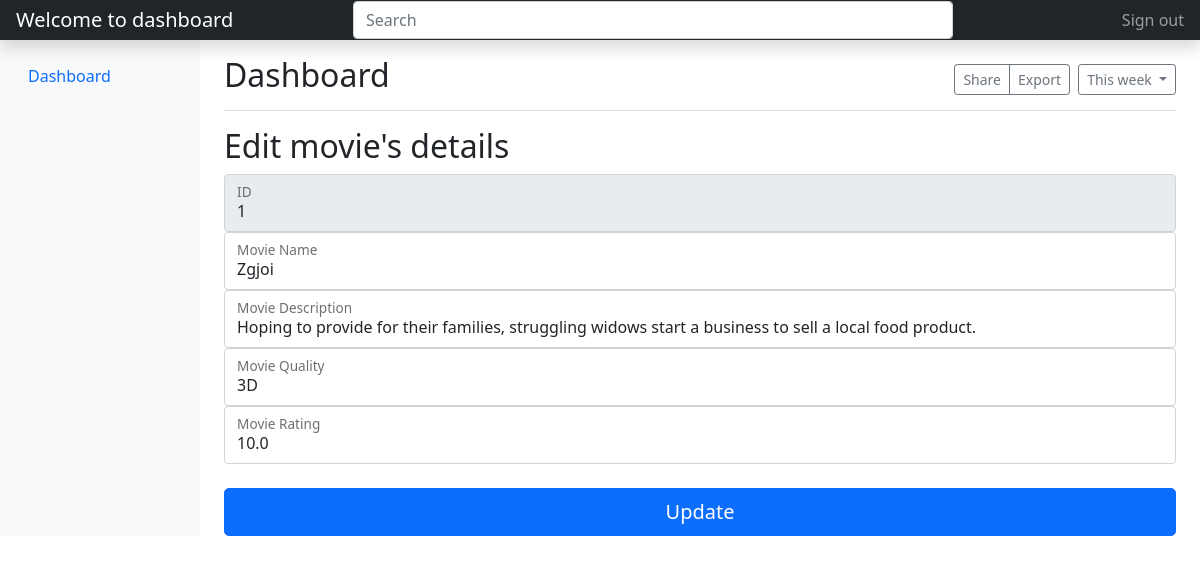
The page /edit.php?id=1 on the database its author committed.
### tables this page shows
CREATE TABLE IF NOT EXISTS `movies` (
  `id` INT(11) NOT NULL AUTO_INCREMENT,
  `movie_name` VARCHAR(255) NOT NULL,
  `movie_desc` TEXT NOT NULL,
  `movie_quality` VARCHAR(50) NOT NULL,
  `movie_rating` DECIMAL(3,1) NOT NULL,
  `movie_image` VARCHAR(255) NOT NULL,
  PRIMARY KEY (`id`)
);

### edit.php (the view, shortened to what this page needs)
<?php
   include_once('config.php');
   $id = $_GET['id'];
   $sql = "SELECT * FROM movies WHERE id=:id";
   $selectUser = $conn->prepare($sql);
   $selectUser->bindParam(':id', $id);
   $selectUser->execute();
   $user_data = $selectUser->fetch();
 ?>
 <!DOCTYPE html>
 <html>
 <head>
 	<link href="https://cdn.jsdelivr.net/npm/bootstrap@5.1.3/dist/css/bootstrap.min.css" rel="stylesheet">
 </head>
 <body>
 <header class="navbar navbar-dark sticky-top bg-dark flex-md-nowrap p-0 shadow">
  <a class="navbar-brand col-md-3 col-lg-2 me-0 px-3" href="#"><?php echo "Welcome to dashboard ".$_SESSION['username']; ?></a>
  <input class="form-control form-control-dark w-50" type="text" placeholder="Search" aria-label="Search">
  <div class="navbar-nav">
    <div class="nav-item text-nowrap">
      <a class="nav-link px-3" href="logout.php">Sign out</a>
    </div>
  </div>
</header>
<div class="container-fluid">
  <div class="row">
    <nav id="sidebarMenu" class="col-md-3 col-lg-2 d-md-block bg-light sidebar collapse">
      <div class="position-sticky pt-3">
        <ul class="nav flex-column">
          <li class="nav-item">
            <a class="nav-link active" aria-current="page" href="dashboard.php">
              Dashboard
            </a>
        </ul>
      </div>
    </nav>
    <main class="col-md-9 ms-sm-auto col-lg-10 px-md-4">
      <div class="d-flex justify-content-between flex-wrap flex-md-nowrap align-items-center pt-3 pb-2 mb-3 border-bottom">
        <h1 class="h2">Dashboard</h1>
        <div class="btn-toolbar mb-2 mb-md-0">
          <div class="btn-group me-2">
            <button type="button" class="btn btn-sm btn-outline-secondary">Share</button>
            <button type="button" class="btn btn-sm btn-outline-secondary">Export</button>
          </div>
          <button type="button" class="btn btn-sm btn-outline-secondary dropdown-toggle">
            This week
          </button>
        </div>
      </div>
      <h2>Edit movie's details</h2>
      <div class="table-responsive">
        <form action="update.php" method="post">
        <div class="form-floating">
          <input readonly="readonly" type="text" class="form-control" id="floatingInput" placeholder="id" name="id" value="<?php echo  $user_data['id'] ?>">
          <label for="floatingInput">ID</label>
        </div>
        <div class="form-floating">
          <input type="text" class="form-control" id="floatingInput" placeholder="movie_name" name="movie_name" value="<?php echo  $user_data['movie_name'] ?>">
          <label for="floatingInput">Movie Name</label>
        </div>
        <div class="form-floating">
          <input type="text" class="form-control" id="floatingInput" placeholder="Movie Description" name="movie_desc" value="<?php echo  $user_data['movie_desc'] ?>">
          <label for="floatingInput">Movie Description</label>
        </div>
        <div class="form-floating">
          <input type="text" class="form-control" id="floatingInput" placeholder="Movie Quality" name="movie_quality" value="<?php echo  $user_data['movie_quality'] ?>">
          <label for="floatingInput">Movie Quality</label>
        </div>
        <div class="form-floating">
          <input type="number" class="form-control" id="floatingInput" placeholder="Movie Rating" name="movie_rating" value="<?php echo  $user_data['movie_rating'] ?>">
          <label for="floatingInput">Movie Rating</label>
        </div>
        <br>
        <button class="w-100 btn btn-lg btn-primary" type="submit" name="submit1">Update</button>
      </form>
      </div>
    </main>
  </div>
</div>
  </body>
</html>
 </body>
 </html>

### rows shown on the page
movies: id "1", movie_name "Zgjoi", movie_desc "Hoping to provide for their families, struggling widows start a business to sell a local food product.", movie_quality "3D", movie_rating "10.0"
